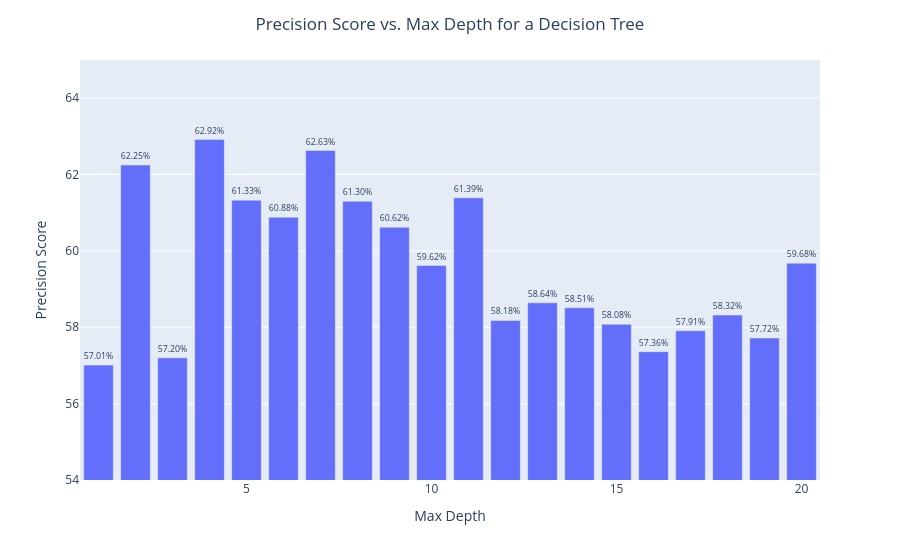

Notebook code cell kept with this figure:
### Code cell
# Convert the dictionary to a DataFrame
df = pd.DataFrame(list(precision_by_depth.items()), columns=['max_depth', 'precision_score'])
df['precision_score'] = df.precision_score*100.0 # need for % visualisation

# Create the bar chart using Plotly Express
fig = px.bar(df,
             x='max_depth',
             y='precision_score',
            #  title='Precision Score vs. Max Depth for a Decision Tree',
             labels={'max_depth': 'Max Depth', 'precision_score': 'Precision Score'},
             range_y=[54, 65],
             text='precision_score')

# Update the text format to display as percentages
fig.update_traces(texttemplate='%{text:.2f}%', textposition='outside')

# Center the title
fig.update_layout(title={'text': 'Precision Score vs. Max Depth for a Decision Tree', 'x': 0.5, 'xanchor': 'center'})


# Show the figure
fig.show()

### Figure 1 — Plotly figure (JSON) as saved in the notebook; plotly's stock layout.template omitted (floating-point values rounded to 4 significant figures)
{"data": [{"hovertemplate": "Max Depth=%{x}<br>Precision Score=%{text}<extra></extra>", "legendgroup": "", "marker": {"color": "#636efa", "pattern": {"shape": ""}}, "name": "", "orientation": "v", "showlegend": false, "text": [57.01, 62.25, 57.2, 62.92, 61.33, 60.88, 62.63, 61.3, 60.62, 59.62, 61.39, 58.18, 58.64, 58.51, 58.08, 57.36, 57.91, 58.32, 57.72, 59.68], "textposition": "outside", "texttemplate": "%{text:.2f}%", "type": "bar", "x": [1, 2, 3, 4, 5, 6, 7, 8, 9, 10, 11, 12, 13, 14, 15, 16, 17, 18, 19, 20], "xaxis": "x", "y": [57.01, 62.25, 57.2, 62.92, 61.33, 60.88, 62.63, 61.3, 60.62, 59.62, 61.39, 58.18, 58.64, 58.51, 58.08, 57.36, 57.91, 58.32, 57.72, 59.68], "yaxis": "y"}], "layout": {"barmode": "relative", "legend": {"tracegroupgap": 0}, "margin": {"t": 60}, "title": {"text": "Precision Score vs. Max Depth for a Decision Tree", "x": 0.5, "xanchor": "center"}, "xaxis": {"anchor": "y", "domain": [0, 1], "title": {"text": "Max Depth"}}, "yaxis": {"anchor": "x", "domain": [0, 1], "range": [54, 65], "title": {"text": "Precision Score"}}}}
